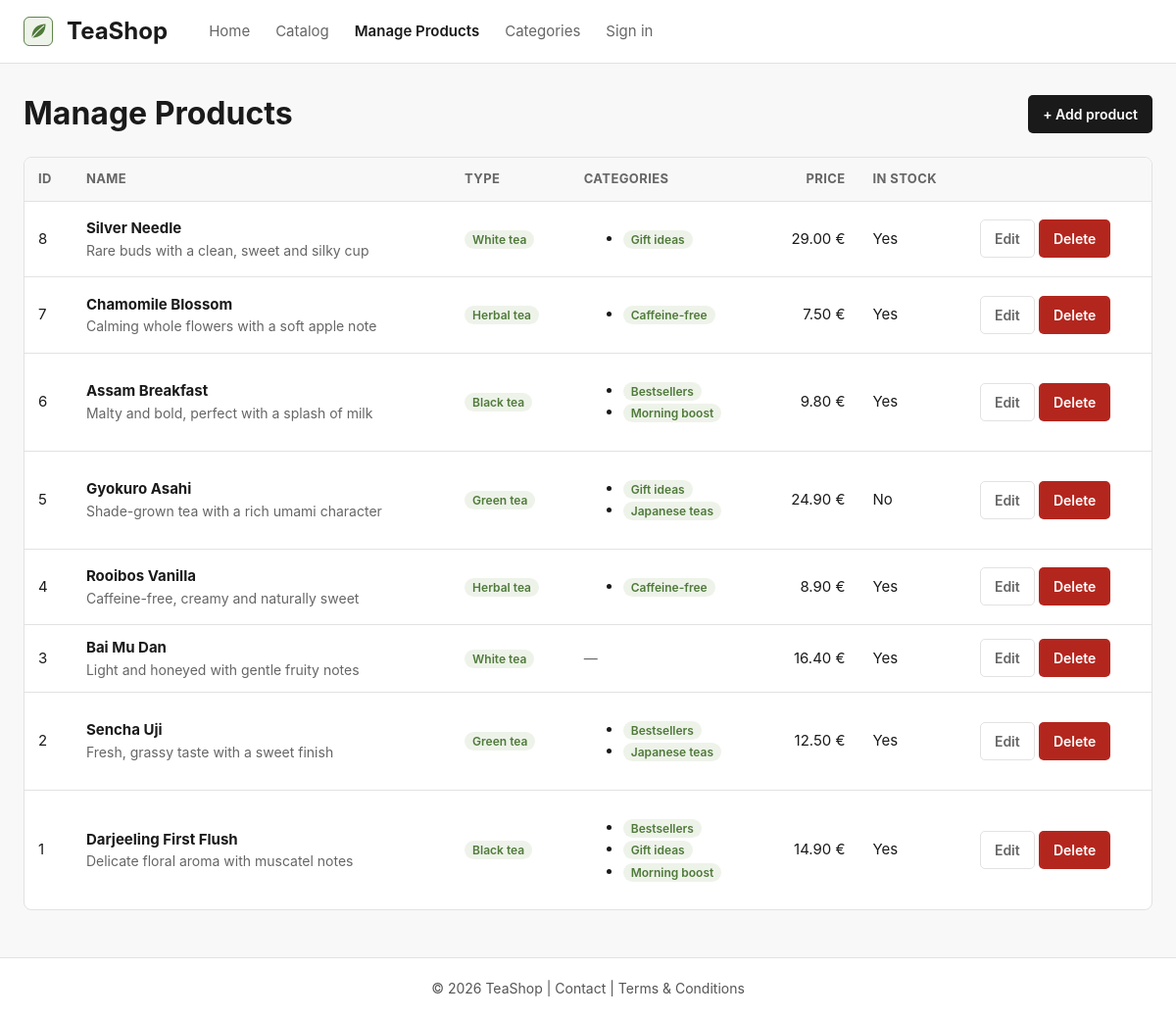
Page /?c=product on the committed database.
### tables this page shows
CREATE TABLE `products`
(
    `id`          INT AUTO_INCREMENT PRIMARY KEY,
    `name`        VARCHAR(100)  NOT NULL,
    `type`        VARCHAR(20)   NOT NULL,
    `description` VARCHAR(255)  NOT NULL DEFAULT '',
    `price`       DECIMAL(8, 2) NOT NULL,
    `inStock`     TINYINT(1)    NOT NULL DEFAULT 1
) DEFAULT CHARSET = utf8mb4
  COLLATE = utf8mb4_unicode_ci;

CREATE TABLE `categories`
(
    `id`          INT AUTO_INCREMENT PRIMARY KEY,
    `name`        VARCHAR(50)  NOT NULL UNIQUE,
    `description` VARCHAR(255) NOT NULL DEFAULT ''
) DEFAULT CHARSET = utf8mb4
  COLLATE = utf8mb4_unicode_ci;

### App/Views/Product/index.view.php (the view, shortened to what the rows shown need)
<div class="page-header">
    <h1>Manage Products</h1>
</div>
<?php if (count($products) === 0) { ?>
    <p class="empty">No products yet. Add the first one.</p>
<?php } else { ?>
    <div class="table-wrap">
        <table class="data-table">
            <thead>
            <tr>
                <th scope="col">ID</th>
                <th scope="col">Name</th>
                <th scope="col">Type</th>
                <th scope="col">Categories</th>
                <th scope="col" class="num">Price</th>
                <th scope="col">In stock</th>
                <th scope="col"><span class="visually-hidden">Actions</span></th>
            </tr>
            </thead>
            <tbody>
            <?php foreach ($products as $product) { ?>
                <tr>
                    <td class="col-id"><?= $product->getId() ?></td>
                    <td class="col-name">
                        <strong><?= e($product->getName()) ?></strong>
                        <div class="muted"><?= e($product->getDescription()) ?></div>
                    </td>
                    <td><span class="tag"><?= e($product->getTypeLabel()) ?></span></td>
                    <td class="col-related">
                        <?php $categories = $product->getCategories(); ?>
                        <?php if (count($categories) === 0) { ?>
                            <span class="muted">—</span>
                        <?php } else { ?>
                            <ul class="tag-list">
                                <?php foreach ($categories as $category) { ?>
                                    <li><span class="tag tag-neutral"><?= e($category->getName()) ?></span></li>
                                <?php } ?>
                            </ul>
                        <?php } ?>
                    </td>
                    <td class="num"><?= number_format((float)$product->getPrice(), 2, '.', ' ') ?> €</td>
                    <td data-label="In stock"><?= $product->isInStock() ? 'Yes' : 'No' ?></td>
                    <td class="actions">
                        <a href="<?= $link->url('product.edit', ['id' => $product->getId()]) ?>"
                           class="btn btn-ghost">Edit</a>
                        <form method="post" action="<?= $link->url('product.delete') ?>"
                              data-confirm="Really delete &quot;<?= e($product->getName()) ?>&quot;?">
                            <button type="submit" class="btn btn-danger">Delete</button>
                        </form>
                    </td>
                </tr>
            <?php } ?>
            </tbody>
        </table>
    </div>
<?php } ?>

### rows in the picture
products: id "8", name "Silver Needle", description "Rare buds with a clean, sweet and silky cup", type "White tea", price "29.00", inStock "Yes"
categories: name "Gift ideas"
products: id "7", name "Chamomile Blossom", description "Calming whole flowers with a soft apple note", type "Herbal tea", price "7.50", inStock "Yes"
categories: name "Caffeine-free"
products: id "6", name "Assam Breakfast", description "Malty and bold, perfect with a splash of milk", type "Black tea", price "9.80", inStock "Yes"
categories: name "Bestsellers"
categories: name "Morning boost"
products: id "5", name "Gyokuro Asahi", description "Shade-grown tea with a rich umami character", type "Green tea", price "24.90", inStock "No"
categories: name "Japanese teas"
products: id "4", name "Rooibos Vanilla", description "Caffeine-free, creamy and naturally sweet", type "Herbal tea", price "8.90", inStock "Yes"
products: id "3", name "Bai Mu Dan", description "Light and honeyed with gentle fruity notes", type "White tea", price "16.40", inStock "Yes"
products: id "2", name "Sencha Uji", description "Fresh, grassy taste with a sweet finish", type "Green tea", price "12.50", inStock "Yes"
products: id "1", name "Darjeeling First Flush", description "Delicate floral aroma with muscatel notes", type "Black tea", price "14.90", inStock "Yes"

### other values in the picture
App\Configuration::APP_NAME "TeaShop"
